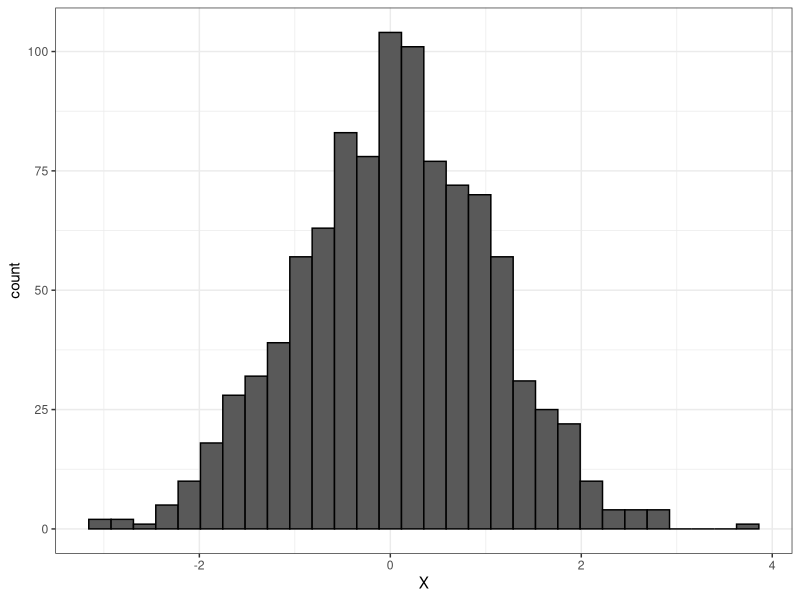

Recreate this plot in R.
library(tidyverse)

############################################################
# part (a)
############################################################

# generate the data 
n <- 1000
X <- rnorm(n)

# plot the data
p_hist <- tibble(X) %>%
  ggplot(aes(x = X)) +
  geom_histogram(color = "black") +
  theme_bw()

# save plot to disk
ggsave(filename = "figures-and-tables/normal-histogram.pdf", 
       plot = p_hist, 
       device = "pdf", 
       width = 4,
       height = 3)
